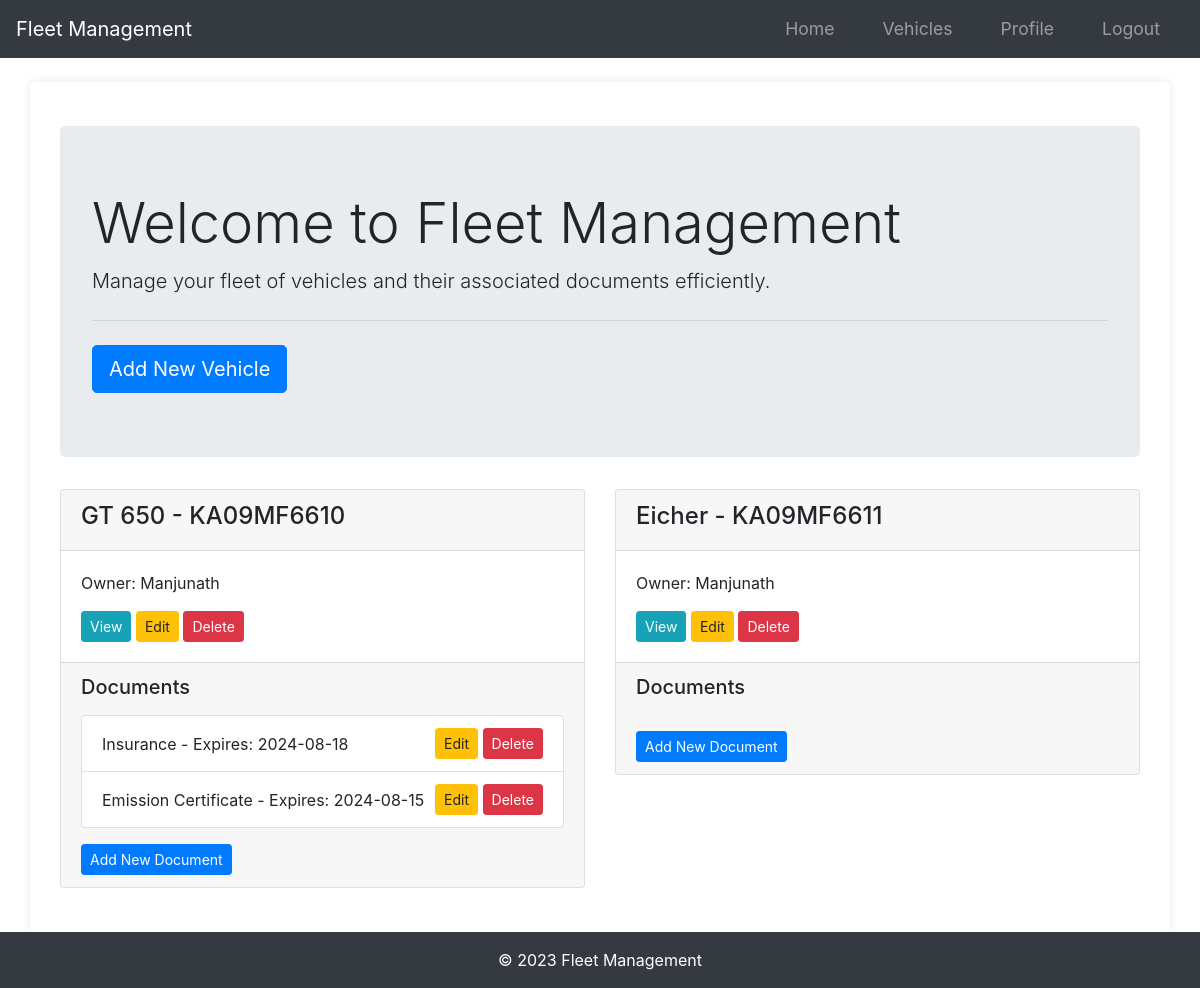
The page /home (signed in) on the database as committed earlier.
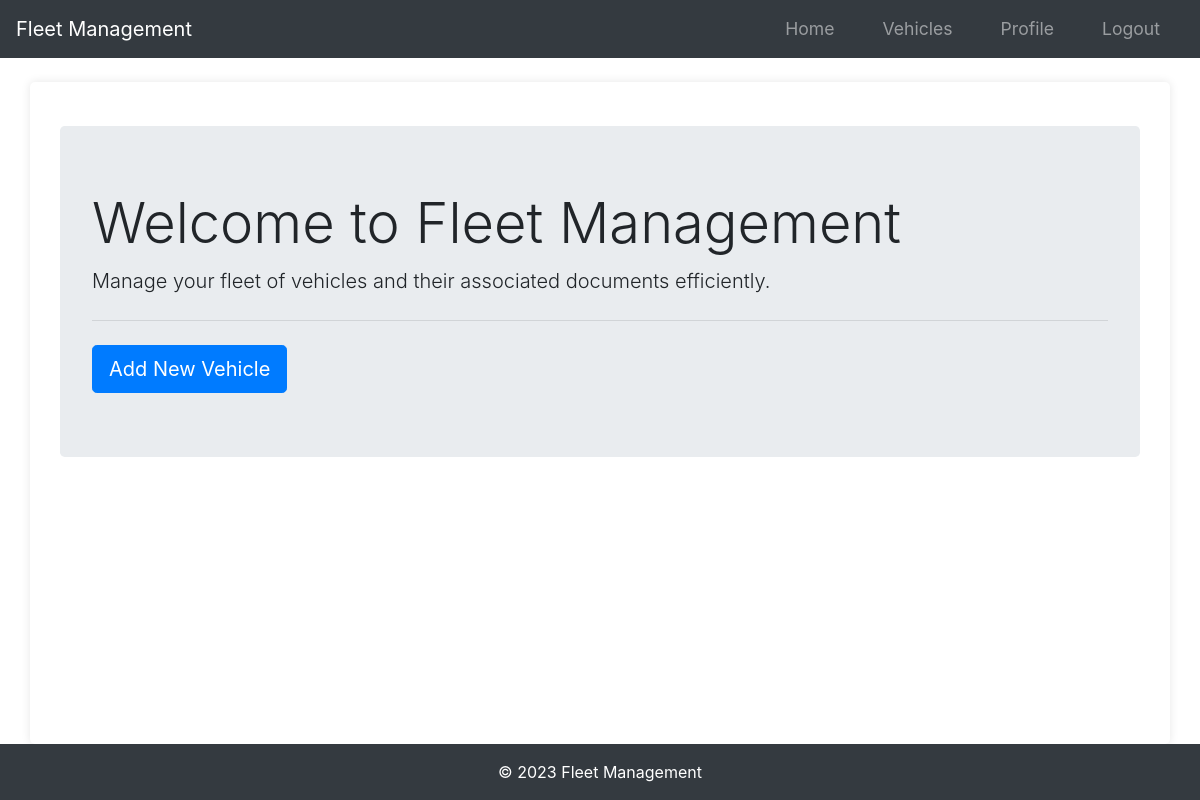
The same page on the database as committed later.
### app/models.py (models this page shows)
class Vehicle(db.Model):
    id = db.Column(db.Integer, primary_key=True)
    name = db.Column(db.String(100), nullable=False)
    vehicle_number = db.Column(db.String(100), unique=True, nullable=False)
    user_id = db.Column(db.Integer, db.ForeignKey("user.id"), nullable=False)
    documents = db.relationship(
        "Document", backref="vehicle", lazy=True, cascade="all, delete-orphan"
    )

class User(db.Model, UserMixin):
    id = db.Column(db.Integer, primary_key=True)
    username = db.Column(db.String(20), unique=True, nullable=False)
    email = db.Column(db.String(120), unique=True, nullable=False)
    phone = db.Column(db.String(20), nullable=True)  # Add phone field
    image_file = db.Column(db.String(20), nullable=False, default="default.jpg")
    password = db.Column(db.String(60), nullable=False)
    vehicles = db.relationship("Vehicle", backref="owner", lazy=True)

class Document(db.Model):
    id = db.Column(db.Integer, primary_key=True)
    document_type = db.Column(db.String(50), nullable=False)
    serial_number = db.Column(db.String(100), nullable=False)
    start_date = db.Column(db.DateTime, nullable=False)
    end_date = db.Column(db.DateTime, nullable=False)
    date_posted = db.Column(db.DateTime, nullable=False, default=datetime.utcnow)
    vehicle_id = db.Column(
        db.Integer,
        db.ForeignKey("vehicle.id", ondelete="CASCADE"),
        nullable=False,
        index=True,
    )

### app/routes.py (the view)
@main.route("/home")
@login_required
def home():
    vehicles = Vehicle.query.filter_by(owner=current_user).all()
    return render_template("home.html", vehicles=vehicles)

### app/__init__.py (called while the page is built)
def create_app(config_class=Config):
    app = Flask(__name__)
    app.config.from_object(config_class)
    db.init_app(app)
    bcrypt.init_app(app)
    login_manager.init_app(app)
    mail.init_app(app)
    migrate.init_app(app, db)
    login_manager.login_view = "main.login"
    login_manager.login_message_category = "info"
    from app.models import User
    @login_manager.user_loader
    def load_user(user_id):
        return User.query.get(int(user_id))
    from app.routes import main as main_blueprint
    app.register_blueprint(main_blueprint)
    scheduler = BackgroundScheduler()
    scheduler.add_job(check_document_expirations, "interval", hours=24)
    scheduler.start()
    return app

### app/templates/home.html (shortened to what this page needs)
{% extends 'base.html' %}
{% block content %}
<div class="container">
    <div class="jumbotron mt-4">
        <h1 class="display-4">Welcome to Fleet Management</h1>
        <p class="lead">Manage your fleet of vehicles and their associated documents efficiently.</p>
        <hr class="my-4">
        <a class="btn btn-primary btn-lg" href="{{ url_for('main.new_vehicle') }}" role="button">Add New Vehicle</a>
    </div>
    <div class="row">
        {% for vehicle in vehicles %}
        <div class="col-lg-6 mb-4">
            <div class="card">
                <div class="card-header">
                    <h4>{{ vehicle.name }} - {{ vehicle.vehicle_number }}</h4>
                </div>
                <div class="card-body">
                    <p class="card-text">Owner: {{ vehicle.owner.username }}</p>
                    <a href="{{ url_for('main.vehicle', vehicle_id=vehicle.id) }}" class="btn btn-info btn-sm">View</a>
                    <a href="{{ url_for('main.edit_vehicle', vehicle_id=vehicle.id) }}" class="btn btn-warning btn-sm">Edit</a>
                    <form action="{{ url_for('main.delete_vehicle', vehicle_id=vehicle.id) }}" method="POST" class="d-inline">
                        <button type="submit" class="btn btn-danger btn-sm">Delete</button>
                    </form>
                </div>
                <div class="card-footer">
                    <h5 class="mb-3">Documents</h5>
                    <ul class="list-group">
                        {% for document in vehicle.documents %}
                        <li class="list-group-item d-flex justify-content-between align-items-center">
                            {{ document.document_type }} - Expires: {{ document.end_date.strftime('%Y-%m-%d') }}
                            <span>
                                <a href="{{ url_for('main.edit_document', vehicle_id=vehicle.id, document_id=document.id) }}" class="btn btn-warning btn-sm">Edit</a>
                                <form action="{{ url_for('main.delete_document', vehicle_id=vehicle.id, document_id=document.id) }}" method="POST" class="d-inline">
                                    <button type="submit" class="btn btn-danger btn-sm">Delete</button>
                                </form>
                            </span>
                        </li>
                        {% endfor %}
                    </ul>
                    <a href="{{ url_for('main.new_document', vehicle_id=vehicle.id) }}" class="btn btn-primary btn-sm mt-3">Add New Document</a>
                </div>
            </div>
        </div>
        {% endfor %}
    </div>
</div>
{% endblock %}

Rows that differ between the two databases and show on the page:
removed Vehicle: name "GT 650", vehicle_number "KA09MF6610", owner.username "Manjunath"
removed Document: document_type "Insurance", end_date "2024-08-18"
removed Document: document_type "Emission Certificate", end_date "2024-08-15"
removed Vehicle: name "Eicher", vehicle_number "KA09MF6611", owner.username "Manjunath"
